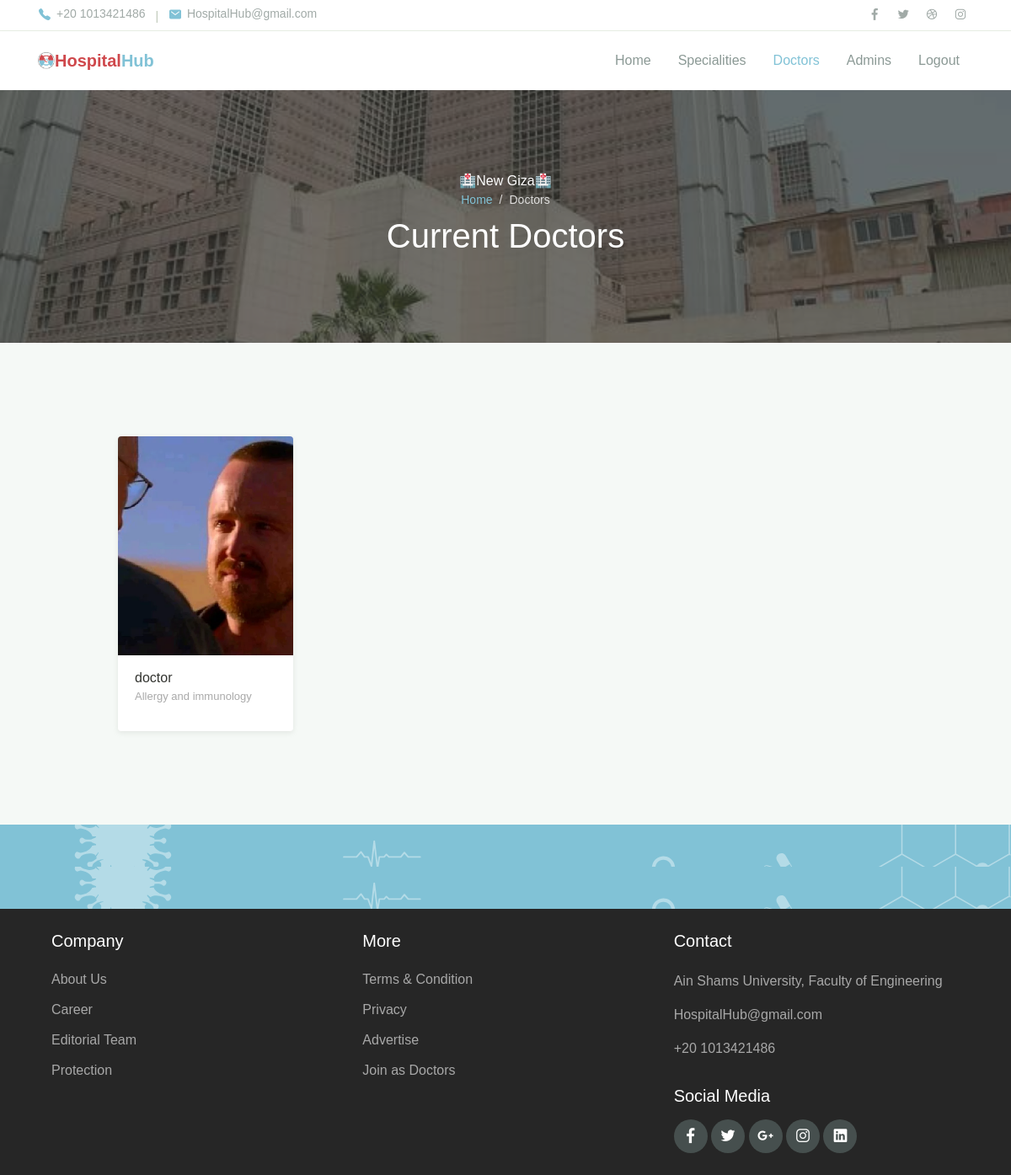
Page /hospital_hub/admin/doctors (signed in) on the earlier database version.
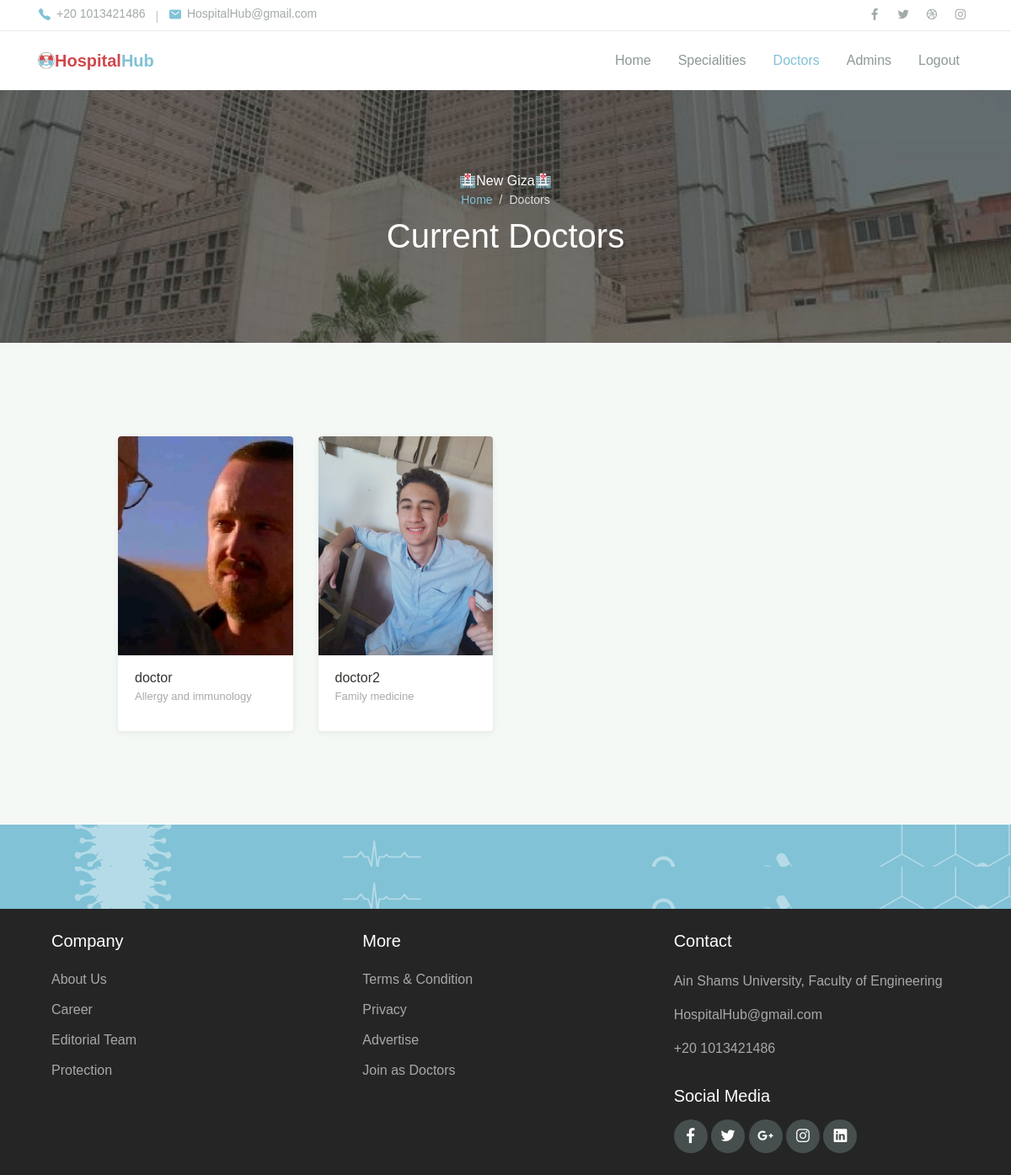
Same page on the later database version.
### hospital_hub/models.py (models this page shows, shortened)
class Doctor(models.Model):
    my_account= models.ForeignKey(User,on_delete= models.CASCADE,related_name="my_doctor")
    is_employed= models.BooleanField(default=False)
    speciality= models.ForeignKey(Speciality, on_delete=models.CASCADE,related_name="doctors")
    hospital= models.ForeignKey(Hospital, on_delete=models.SET_NULL,related_name="my_doctors",null=True,blank=True)

class User(AbstractBaseUser):
    username    = models.CharField(max_length=255, unique=True) # unique checks existance with respect to save function
    email       = models.EmailField(verbose_name = 'email address',max_length = 255,unique = True)
    full_name   = models.CharField(max_length=255, blank=True, null=True)
    phone_number= models.IntegerField()
    city        = models.ForeignKey(City,on_delete=models.PROTECT,null=True)
    owner       = models.BooleanField(default= False) # can login
    admin       = models.BooleanField(default= False) # staff user non superuser
    doctor      = models.BooleanField(default=False) # superuser
    patient     = models.BooleanField(default=False) # superuser
    staff       = models.BooleanField(default=False) # necessary
    created_at  = models.DateTimeField(null=True)
    image       = models.ImageField(default="media/no_profile_img.png",upload_to = "media/")
    USERNAME_FIELD = 'username' #username
    EMAIL_FIELD = 'email' #Email
    REQUIRED_FIELDS = ['email','full_name','phone_number']
    objects = UserManager()
    def save(self, *args, **kwargs):
        try:
            im = Image.open(self.image)
            if len(im.fp.read())>1000000:
                im = im.convert('RGB')
                im = ImageOps.exif_transpose(im)
                im_io = BytesIO()
                im.save(im_io, 'JPEG', quality=60)
                new_image = File(im_io, name=self.image.name)
                self.image = new_image
        except:
            pass
        super().save(*args, **kwargs)

class Speciality(models.Model):
    name =models.CharField(max_length=100,unique=True)
    image = models.ImageField(upload_to = "media/",null=True, default=None)
    def __str__(self):
        return self.name

### hospital_hub/views.py (the view)
# urls.py: path('admin/doctors',views.Admin.ViewDoctors,name='admin_view_doctors'),
    def ViewDoctors(request):
        hospital=request.user.my_admin.first().hospital
        doctors=DoctorModel.objects.filter(hospital=hospital)
        doctorsaccs=[]
        for doc in doctors:
            doctorsaccs.append([doc,doc.my_account])
        return render(request,"hospital_hub/admin/view_doctors.html",{
        "doctors":doctorsaccs,
        "hospital_name":request.user.my_admin.first().hospital.name,
        "flag":"all"
        })

### hospital_hub/templates/hospital_hub/Admin/view_doctors.html (shortened to what this page needs)
{%extends 'hospital_hub/Admin/admin_layout.html'%}
{%load static%}
{%block body%}
<header>
    <nav class="navbar navbar-expand-lg navbar-light shadow-sm">
        <div class="container">
            <img src="{%static 'hospital_hub/assets/img/logo2.png'%}" alt="" style="width:20px;">
            <a style="color:#81C2D6" class="navbar-brand" href="#"><span class="text-primary2">Hospital</span>Hub </a>
            <div class="collapse navbar-collapse" id="navbarSupport">
                <ul class="navbar-nav ml-auto">
                    <li class="nav-item ">
                        <a class="nav-link" href="{%url 'admin_home'%}">Home</a>
                    </li>
                       <li class="nav-item">
                            <a class="nav-link" href="{%url 'view_specialities'%}">Specialities</a>
                        </li>
                    <li class="nav-item">
                        <a class="nav-link active" href="{%url 'admin_view_doctors'%}">Doctors</a>
                    </li>
                    <li class="nav-item">
                        <a class="nav-link" href="{%url 'admin_view_admins'%}">Admins</a>
                    </li>
                    <li class="nav-item">
                        <a class="nav-link" href="{%url 'admin_logout'%}">Logout</a>
                    </li>
                </ul>
            </div>
        </div>
    </nav>
</header>
<div class="page-banner overlay-dark bg-image"
     style="background-image: url(../../../static/hospital_hub/assets/img/bg_image_1.jpg)">
    <div class="banner-section">
        <div class="container text-center wow fadeInUp">
            <span class="subhead">🏥{{hospital_name}}🏥</span>
            <nav aria-label="Breadcrumb">
                <ol class="breadcrumb breadcrumb-dark bg-transparent justify-content-center py-0 mb-2">
                    <li class="breadcrumb-item"><a href="{%url 'admin_home'%}">Home</a></li>
                    <li class="breadcrumb-item active" aria-current="page">
                        Doctors
                    </li>
                </ol>
            </nav>
            <h1 class="font-weight-normal">
                {%if speciality%}{{speciality}}{%else%}Current Doctors{%endif%}
            </h1>
        </div>
    </div>
</div>
<div class="page-section bg-light">
    <div class="container">
        <div class="row justify-content-center">
            <div class="col-lg-10">
                <div class="row">
                    {%if doctors%}
                        {% for doctor, account in doctors %}
                        <div class="col-md-6 col-lg-3 py-3 wow zoomIn">
                            <div class="card-doctor">
                                <div class="header">
                                    <img src="{{account.image.url}}" alt="" height="260" style="object-fit: cover;">
                                </div>
                                <div class="body">
                                    <p class="text-x2 mb-0" style="text-align:left;">
                                        {{account.username}}
                                    </p>
                                    <p  style="text-align:left; color:darkgray; font-size:small">
                                        {{doctor.speciality}}
                                    </p>
                                </div>
                            </div>
                        </div>
                        {%endfor%}
                    {%else%}
                    <h1 style="color:grey;">Your hospital has no specialites added yet.</h1>
                    {%endif%}
                </div>
            </div>
        </div>
    </div>
</div>
<div class="page-section banner-home bg-image" style="background-image: url(../assets/img/banner-pattern.svg)">
    <div class="container py-5 py-lg-0">
        <div class="row align-items-center">
            <div class="col-lg-12 wow zoomIn">
            </div>
        </div>
    </div>
</div>
{%endblock%}

Differences in the rows shown:
now on this page (row edited): Doctor: image (picture), username "doctor2", speciality "Family medicine"
